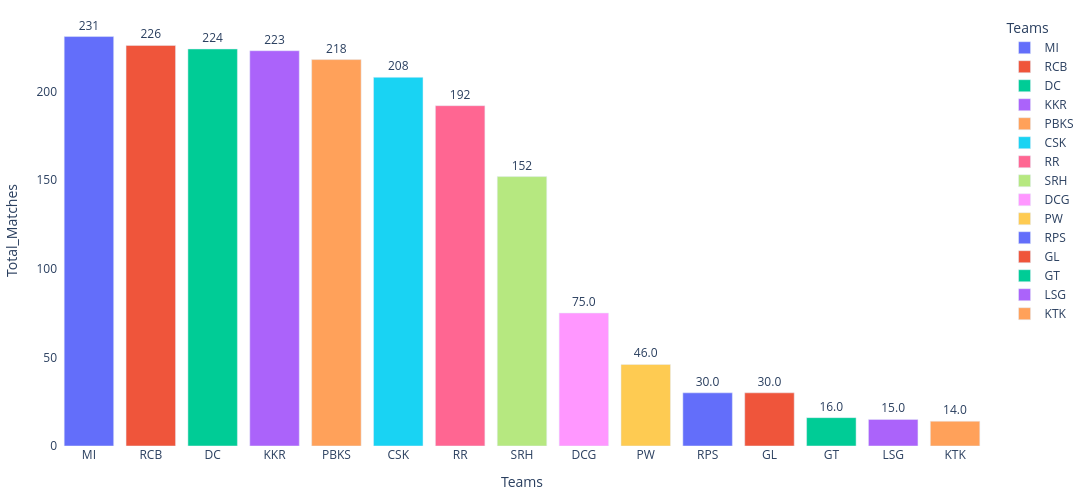

Here is the notebook cell this chart was saved with:
### Code cell
import plotly.express as px
fig = px.bar(Teammatches, x='Teams', y='Total_Matches', text='Total_Matches',
             color ='Teams')

fig.update_traces(texttemplate='%{text:.3s}', textposition='outside')
fig.update_layout({'plot_bgcolor': 'white',
                   'paper_bgcolor': 'white'})

fig.update_layout(width=1100, height=500,
                  margin = dict(t=15, l=15, r=15, b=15))
fig.show()

### Figure 1 — Plotly figure (JSON) as saved in the notebook; plotly's stock layout.template omitted (floating-point values rounded to 4 significant figures)
{"data": [{"hovertemplate": "Teams=%{x}<br>Total_Matches=%{text}<extra></extra>", "legendgroup": "MI", "marker": {"color": "#636efa", "pattern": {"shape": ""}}, "name": "MI", "orientation": "v", "showlegend": true, "text": [231.0], "textposition": "outside", "texttemplate": "%{text:.3s}", "type": "bar", "x": ["MI"], "xaxis": "x", "y": [231], "yaxis": "y"}, {"hovertemplate": "Teams=%{x}<br>Total_Matches=%{text}<extra></extra>", "legendgroup": "RCB", "marker": {"color": "#EF553B", "pattern": {"shape": ""}}, "name": "RCB", "orientation": "v", "showlegend": true, "text": [226.0], "textposition": "outside", "texttemplate": "%{text:.3s}", "type": "bar", "x": ["RCB"], "xaxis": "x", "y": [226], "yaxis": "y"}, {"hovertemplate": "Teams=%{x}<br>Total_Matches=%{text}<extra></extra>", "legendgroup": "DC", "marker": {"color": "#00cc96", "pattern": {"shape": ""}}, "name": "DC", "orientation": "v", "showlegend": true, "text": [224.0], "textposition": "outside", "texttemplate": "%{text:.3s}", "type": "bar", "x": ["DC"], "xaxis": "x", "y": [224], "yaxis": "y"}, {"hovertemplate": "Teams=%{x}<br>Total_Matches=%{text}<extra></extra>", "legendgroup": "KKR", "marker": {"color": "#ab63fa", "pattern": {"shape": ""}}, "name": "KKR", "orientation": "v", "showlegend": true, "text": [223.0], "textposition": "outside", "texttemplate": "%{text:.3s}", "type": "bar", "x": ["KKR"], "xaxis": "x", "y": [223], "yaxis": "y"}, {"hovertemplate": "Teams=%{x}<br>Total_Matches=%{text}<extra></extra>", "legendgroup": "PBKS", "marker": {"color": "#FFA15A", "pattern": {"shape": ""}}, "name": "PBKS", "orientation": "v", "showlegend": true, "text": [218.0], "textposition": "outside", "texttemplate": "%{text:.3s}", "type": "bar", "x": ["PBKS"], "xaxis": "x", "y": [218], "yaxis": "y"}, {"hovertemplate": "Teams=%{x}<br>Total_Matches=%{text}<extra></extra>", "legendgroup": "CSK", "marker": {"color": "#19d3f3", "pattern": {"shape": ""}}, "name": "CSK", "orientation": "v", "showlegend": true, "text": [208.0], "textposition": "outside", "texttemplate": "%{text:.3s}", "type": "bar", "x": ["CSK"], "xaxis": "x", "y": [208], "yaxis": "y"}, {"hovertemplate": "Teams=%{x}<br>Total_Matches=%{text}<extra></extra>", "legendgroup": "RR", "marker": {"color": "#FF6692", "pattern": {"shape": ""}}, "name": "RR", "orientation": "v", "showlegend": true, "text": [192.0], "textposition": "outside", "texttemplate": "%{text:.3s}", "type": "bar", "x": ["RR"], "xaxis": "x", "y": [192], "yaxis": "y"}, {"hovertemplate": "Teams=%{x}<br>Total_Matches=%{text}<extra></extra>", "legendgroup": "SRH", "marker": {"color": "#B6E880", "pattern": {"shape": ""}}, "name": "SRH", "orientation": "v", "showlegend": true, "text": [152.0], "textposition": "outside", "texttemplate": "%{text:.3s}", "type": "bar", "x": ["SRH"], "xaxis": "x", "y": [152], "yaxis": "y"}, {"hovertemplate": "Teams=%{x}<br>Total_Matches=%{text}<extra></extra>", "legendgroup": "DCG", "marker": {"color": "#FF97FF", "pattern": {"shape": ""}}, "name": "DCG", "orientation": "v", "showlegend": true, "text": [75.0], "textposition": "outside", "texttemplate": "%{text:.3s}", "type": "bar", "x": ["DCG"], "xaxis": "x", "y": [75], "yaxis": "y"}, {"hovertemplate": "Teams=%{x}<br>Total_Matches=%{text}<extra></extra>", "legendgroup": "PW", "marker": {"color": "#FECB52", "pattern": {"shape": ""}}, "name": "PW", "orientation": "v", "showlegend": true, "text": [46.0], "textposition": "outside", "texttemplate": "%{text:.3s}", "type": "bar", "x": ["PW"], "xaxis": "x", "y": [46], "yaxis": "y"}, {"hovertemplate": "Teams=%{x}<br>Total_Matches=%{text}<extra></extra>", "legendgroup": "RPS", "marker": {"color": "#636efa", "pattern": {"shape": ""}}, "name": "RPS", "orientation": "v", "showlegend": true, "text": [30.0], "textposition": "outside", "texttemplate": "%{text:.3s}", "type": "bar", "x": ["RPS"], "xaxis": "x", "y": [30], "yaxis": "y"}, {"hovertemplate": "Teams=%{x}<br>Total_Matches=%{text}<extra></extra>", "legendgroup": "GL", "marker": {"color": "#EF553B", "pattern": {"shape": ""}}, "name": "GL", "orientation": "v", "showlegend": true, "text": [30.0], "textposition": "outside", "texttemplate": "%{text:.3s}", "type": "bar", "x": ["GL"], "xaxis": "x", "y": [30], "yaxis": "y"}, {"hovertemplate": "Teams=%{x}<br>Total_Matches=%{text}<extra></extra>", "legendgroup": "GT", "marker": {"color": "#00cc96", "pattern": {"shape": ""}}, "name": "GT", "orientation": "v", "showlegend": true, "text": [16.0], "textposition": "outside", "texttemplate": "%{text:.3s}", "type": "bar", "x": ["GT"], "xaxis": "x", "y": [16], "yaxis": "y"}, {"hovertemplate": "Teams=%{x}<br>Total_Matches=%{text}<extra></extra>", "legendgroup": "LSG", "marker": {"color": "#ab63fa", "pattern": {"shape": ""}}, "name": "LSG", "orientation": "v", "showlegend": true, "text": [15.0], "textposition": "outside", "texttemplate": "%{text:.3s}", "type": "bar", "x": ["LSG"], "xaxis": "x", "y": [15], "yaxis": "y"}, {"hovertemplate": "Teams=%{x}<br>Total_Matches=%{text}<extra></extra>", "legendgroup": "KTK", "marker": {"color": "#FFA15A", "pattern": {"shape": ""}}, "name": "KTK", "orientation": "v", "showlegend": true, "text": [14.0], "textposition": "outside", "texttemplate": "%{text:.3s}", "type": "bar", "x": ["KTK"], "xaxis": "x", "y": [14], "yaxis": "y"}], "layout": {"barmode": "relative", "height": 500, "legend": {"title": {"text": "Teams"}, "tracegroupgap": 0}, "margin": {"b": 15, "l": 15, "r": 15, "t": 15}, "paper_bgcolor": "white", "plot_bgcolor": "white", "width": 1100, "xaxis": {"anchor": "y", "categoryarray": ["MI", "RCB", "DC", "KKR", "PBKS", "CSK", "RR", "SRH", "DCG", "PW", "RPS", "GL", "GT", "LSG", "KTK"], "categoryorder": "array", "domain": [0, 1], "title": {"text": "Teams"}}, "yaxis": {"anchor": "x", "domain": [0, 1], "title": {"text": "Total_Matches"}}}}
